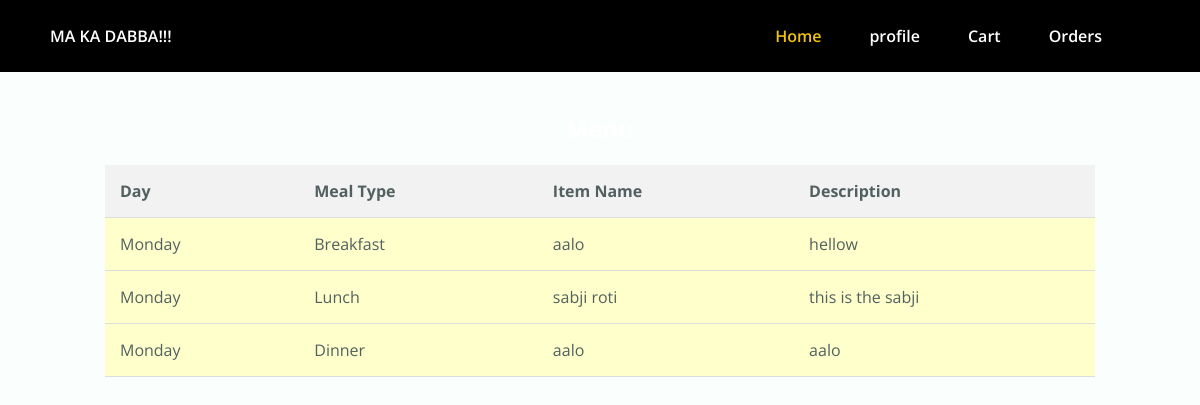
Screenshot of /menuweek/ (signed in) with the database file from the repository.
### home/models.py (models this page shows, shortened)
class MenuOption(models.Model):
    DAY_CHOICES = [
        ('monday', 'Monday'),
        ('tuesday', 'Tuesday'),
        ('wednesday', 'Wednesday'),
        ('thursday', 'Thursday'),
        ('friday', 'Friday'),
        ('saturday', 'Saturday'),
        ('sunday', 'Sunday'),
    ]
    meal_type = models.CharField(max_length=10, choices=[('breakfast', 'Breakfast'), ('lunch', 'Lunch'), ('dinner', 'Dinner')])
    day = models.CharField(max_length=10, choices=DAY_CHOICES)
    item_name = models.CharField(max_length=100)
    description = models.TextField()

### home/views.py (the view)
# urls.py: path('menuweek/', views.menuweek, name='menuweek'),
@login_required
def menuweek(request):
    menu_options = MenuOption.objects.all()
    return render(request, 'user/index.html', {'menu_options': menu_options})

### home/templates/user/index.html (shortened to what this page needs)
<!DOCTYPE html>
<html lang="en">
<head>
    <link rel="stylesheet" href="https://cdn.jsdelivr.net/npm/boxicons@latest/css/boxicons.min.css">
    {% load static %}
    {% load bootstrap4 %}
    <link rel="stylesheet" type="text/css" href="{% static 'style1.css' %}">
</head>
<body>
    <section class="container section section__height" id="menu">
        <h2 class="section__title">Menu</h2>
        <div class="table-container">
            <table>
                <thead>
                    <tr>
                        <th>Day</th>
                        <th>Meal Type</th>
                        <th>Item Name</th>
                        <th>Description</th>
                    </tr>
                </thead>
                <tbody>
                    {% for option in menu_options %}
                    <tr>
                        <td>{{ option.get_day_display }}</td>
                        <td>{{ option.get_meal_type_display }}</td>
                        <td>{{ option.item_name }}</td>
                        <td>{{ option.description }}</td>
                    </tr>
                    {% endfor %}
                </tbody>
            </table>
        </div>
    </section>
    <header class="header" id="header">
        <nav class="nav container">
            <a href="#" class="nav__logo">MA KA DABBA!!!</a>
            <div class="nav__menu" id="nav-menu">
                <ul class="nav__list">
                    <li class="nav__item">
                        <a href="#home" class="nav__link active-link">
                            <span class="nav__name">Home</span>
                        </a>
                    </li>
                    <li class="nav__item">
                        <a href="view-profile" class="nav__link">
                            <span class="nav__name">profile</span>
                        </a>
                    </li>
                    <li class="nav__item">
                        <a href="view_cart" class="nav__link">
                            <span class="nav__name">Cart</span>
                        </a>
                    </li>
                    <li class="nav__item">
                        <a href="#portfolio" class="nav__link">
                            <span class="nav__name">Orders</span>
                        </a>
                    </li>
                </ul>
            </div>
        </nav>
    </header>
</body>
</html>

### home/static/style1.css (style rules this page uses)
body { overflow: hidden; background-color: rgba(255, 179, 0, 0.789); }
:root { --header-height: 3rem; --hue: 174; --sat: 63%; --first-color: hsl(var(--hue), var(--sat), 40%); --first-color-alt: hsl(var(--hue), var(--sat), 36%); --title-color: #fff; --text-color: hsl(var(--hue), 8%, 35%); --body-color: hsl(var(--hue), 100%, 99%); --container-color: rgba(0, 0, 0, 0.399); --yellow-color: #f1c40f; --body-font: 'Open Sans', sans-serif; --h1-font-size: 1.5rem; --normal-font-size: 1rem; --tiny-font-size: 0.8rem; --z-tooltip: 10; --z-fixed: 100; }
* { box-sizing: border-box; padding: 0; margin: 0; }
html { scroll-behavior: smooth; }
body { margin: var(--header-height) 0 0 0; font-family: var(--body-font); font-size: var(--normal-font-size); background-color: var(--body-color); color: var(--text-color); }
h1, h2, p { margin-bottom: 1.5rem; }
ul { list-style: none; }
a { text-decoration: none; }
.section { padding: 4.5rem 0 2rem; }
.section__title { font-size: var(--h1-font-size); color: var(--title-color); text-align: center; margin-bottom: 3rem; }
.container { max-width: 968px; margin-left: auto; margin-right: auto; }
.header { position: fixed; top: 0; left: 0; width: 100%; background-color: black; z-index: var(--z-fixed); transition: .4s; }
.nav { height: var(--header-height); display: flex; justify-content: space-between; align-items: center; }
.nav__logo { color: var(--title-color); font-weight: 600; }
.nav__list, .nav__link { display: flex; }
.nav__link { flex-direction: column; align-items: center; row-gap: 4px; color: var(--title-color); font-weight: 600; }
.nav__list { justify-content: space-around; }
.nav__name { font-size: var(--tiny-font-size); }
.active-link { position: relative; color: var(--yellow-color); transition: .3s; }
@media screen and (min-width: 576px) { .nav__list { justify-content: center; column-gap: 3rem; } }
@media screen and (min-width: 767px) { body { margin: 0; } }
@media screen and (min-width: 767px) { .section { padding: 7rem 0 2rem; } }
@media screen and (min-width: 767px) { .nav { height: calc(var(--header-height) + 1.5rem); } }
@media screen and (min-width: 767px) { .nav__name { font-size: var(--normal-font-size); } }
@media screen and (min-width: 1024px) { .container { max-width: 1100px; } }

### home/templates/user/index.html (style rules this page uses)
table { width: 90%; margin: 20px auto; border-collapse: collapse; background-color: #ffffcc; }
th, td { padding: 15px; text-align: left; border-bottom: 1px solid #ddd; }
th { background-color: #f2f2f2; font-weight: bold; }
.section__title { font-size: 24px; margin-bottom: 20px; }

### rows the page displays
MenuOption: day "Monday", meal_type "Breakfast", item_name "aalo", description "hellow"
MenuOption: day "Monday", meal_type "Lunch", item_name "sabji roti", description "this is the sabji"
MenuOption: day "Monday", meal_type "Dinner", item_name "aalo", description "aalo"
